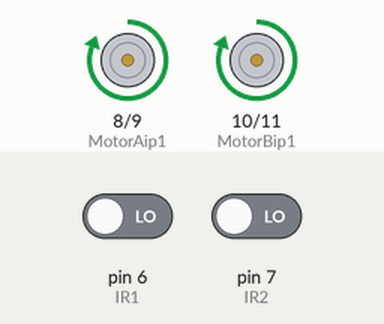
A sketch run on a simulated Arduino Uno, built with avr-gcc and run on an emulated ATmega328P. On the bench: motor-driver pin pairs drawn as motors (green arrow = first pin HIGH = forward, orange = second pin HIGH = backward, longer = more drive). The test bench sets the inputs (shaded band); at power-on: pin 6 (IR1) LOW, pin 7 (IR2) LOW.

Above: at 1.2 s.
1.3 s: pin 6 (IR1) driven HIGH
At 2.0 s:
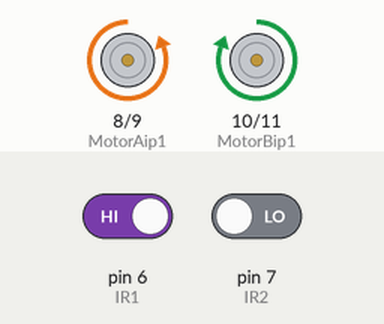
2.8 s: pin 7 (IR2) driven HIGH
At 3.2 s:
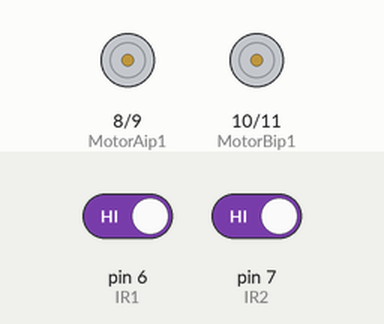
4.3 s: pin 6 (IR1) driven LOW
At 5.5 s:
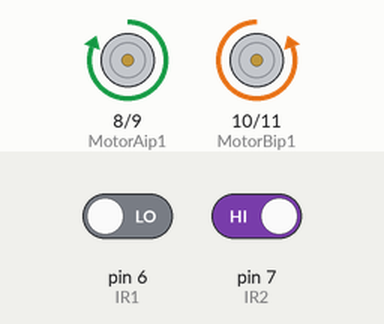
5.8 s: pin 7 (IR2) driven LOW
At 6.6 s:
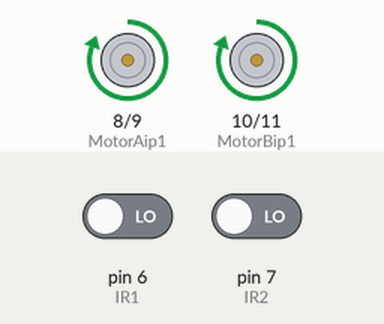
Timing chart, 0 to 8.3 s (numbered marks = the images above; inputs shaded):
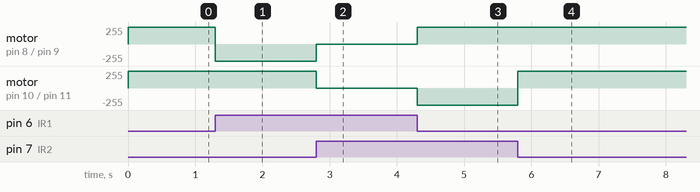

The sketch:

sketch_jul02a.ino
```cpp
// Black Line Follower
int IR1=6;      //Right sensor
int IR2=7;    //left Sensor
// motor one
//int enA = 5;    //Right motor
int MotorAip1=8;
int MotorAip2=9;
// motor two
//int enB = 6;    //Left motor
int MotorBip1=10;
int MotorBip2=11;
void setup()
{
  Serial.begin(115200);

  // put your setup code here, to run once:
//  pinMode(enA, OUTPUT);
//  pinMode(enB, OUTPUT);
  pinMode(IR1,INPUT);
  pinMode(IR2,INPUT);
  pinMode(MotorAip1,OUTPUT);
  pinMode(MotorAip2,OUTPUT);
  pinMode(MotorBip1,OUTPUT);
  pinMode(MotorBip2,OUTPUT);
}
void loop()
{
   if(digitalRead(IR1)==HIGH && digitalRead(IR2)==HIGH) //IR will not glow on black line
  {
    //Stop both Motors
    digitalWrite(MotorAip1,LOW);
    digitalWrite(MotorAip2,LOW);
    digitalWrite(MotorBip1,LOW);
    digitalWrite(MotorBip2,LOW);
//   analogWrite (enA, 0);
//   analogWrite (enB, 0);
  }

  else if(digitalRead(IR1)==LOW && digitalRead(IR2)==LOW)  //IR not on black line
  {
    //Move both the Motors
    digitalWrite(MotorAip1,HIGH);
    digitalWrite(MotorAip2,LOW);
    digitalWrite(MotorBip1,HIGH);
    digitalWrite(MotorBip2,LOW);
//    analogWrite (enA, 200);
//    analogWrite (enB, 200);
  }

  else if(digitalRead(IR1)==LOW && digitalRead(IR2)==HIGH)
  {
    //Tilt robot towards left by stopping the left wheel and moving the right one
    digitalWrite(MotorAip1,HIGH);
    digitalWrite(MotorAip2,LOW);
    digitalWrite(MotorBip1,LOW);
    digitalWrite(MotorBip2,HIGH);
//    analogWrite (enA, 200);
//    analogWrite (enB, 150);
   delay(100);
  }

  else if(digitalRead(IR1)==HIGH && digitalRead(IR2)==LOW)
  {
    //Tilt robot towards right by stopping the right wheel and moving the left one
     digitalWrite(MotorAip1,LOW);     // If I want to turn right then the speed of the right wheel should be less than that of the left wheel, here, let a be the right wheel
    digitalWrite(MotorAip2,HIGH);
    digitalWrite(MotorBip1,HIGH);
    digitalWrite(MotorBip2,LOW);
//    analogWrite (enA, 150);
//   analogWrite (enB, 200);
   delay(100);
  }

  else
  {
    //Stop both the motors
    digitalWrite(MotorAip1,LOW);
    digitalWrite(MotorAip2,LOW);
    digitalWrite(MotorBip1,LOW);
    digitalWrite(MotorBip2,LOW);
//    analogWrite (enA, 0);
//   analogWrite (enB, 0);
  }
}
```

Measured:
- after the input at 1.3 s, motor on pin 8 (MotorAip1) / pin 9 (MotorAip2): forward 255/255 → backward 255/255 at once
- after the input at 2.8 s, motor on pin 8 (MotorAip1) / pin 9 (MotorAip2): backward 255/255 → stopped at once; motor on pin 10 (MotorBip1) / pin 11 (MotorBip2): forward 255/255 → stopped at once
- after the input at 4.3 s, motor on pin 8 (MotorAip1) / pin 9 (MotorAip2): stopped → forward 255/255 at once; motor on pin 10 (MotorBip1) / pin 11 (MotorBip2): stopped → backward 255/255 at once
- after the input at 5.8 s, motor on pin 10 (MotorBip1) / pin 11 (MotorBip2): backward 255/255 → forward 255/255 at once
